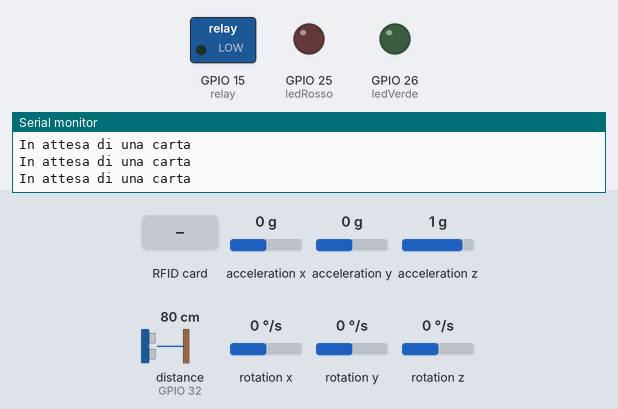
A sketch run on a simulated ESP32. Parts: switched loads named in the sketch (green lamp = pin HIGH), output pins drawn as LEDs (lit = HIGH), the last lines printed to the serial monitor. Dashed ring = blinking. Inputs (shaded band) come from the test bench; at power-on: acceleration x 0 g, acceleration y 0 g, acceleration z 1 g, distance to the obstacle (sensor on GPIO 32) 80 cm, rotation x 0 °/s, rotation y 0 °/s, rotation z 0 °/s. The echo pulse lasts 58.3 µs per cm; pins used as bus, display or sensor lines are not drawn.

Above: at 5.3 s.
5.4 s: RFID card FD 40 46 05 held to the reader
At 6.5 s:
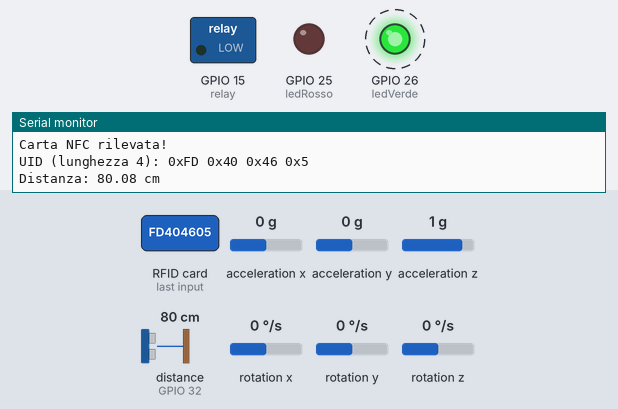
At 7.0 s:
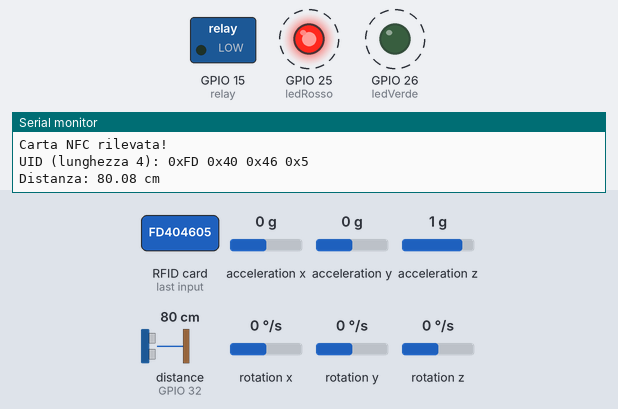
8.4 s: RFID card A5 DD 9B 02 held to the reader
11.4 s: RFID card 4D 9A DA 03 held to the reader
Timing chart, 0 to 18.1 s (numbered marks = the images above; inputs shaded):
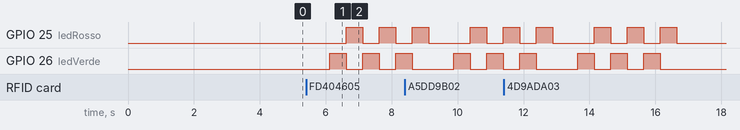

Measured:
- after the input at 5.4 s, GPIO 25 (ledRosso): alternates HIGH for 0.50 s and LOW for 0.50 s, starting after 1.2 s; GPIO 26 (ledVerde): alternates HIGH for 0.50 s and LOW for 0.50 s, starting after 0.72 s

The sketch:

lettoreNFC.ino
```cpp
#include <Wire.h>
#include <Adafruit_PN532.h>
#include <MPU6050_tockn.h>
#include <NewPing.h>
#include "DHTesp.h"
#include <Stepper.h>


// Pin I2C
#define SDA_PIN 21
#define SCL_PIN 22

// Pin per vari sensori
#define echo 32
#define trigger 33
#define ledVerde 26
#define ledRosso 25
#define relay 15
#define dhtPin 14
#define dhtPower 35

DHTesp dht;
unsigned long ultimaLetturaDHT = 0;
const unsigned long intervallo_lettura = 600000; // 10 minuti
float temperatura = 20.0; // Valore di default

// Stato
bool bloccato = false;

// SENSORI
NewPing sonar(trigger, echo, 200);
MPU6050 mpu6050(Wire);
Adafruit_PN532 nfc(SDA_PIN, SCL_PIN);

int erroriConsec = 0;
float accX_offset = 0.0;
int16_t ax;

// Numero di carte salvate
const int NUM_CARTE = 4;
const int UID_LENGTH = 4;

uint8_t carteRiconosciute[NUM_CARTE][UID_LENGTH] = {
  { 0xFD, 0x40, 0x46, 0x05 },
  { 0xA5, 0xDD, 0x9B, 0x02 },
  { 0x4D, 0x9A, 0xDA, 0x03 },
  { 0xA5, 0x8B, 0x44, 0x05 }
};

void setup(void) {
  Serial.begin(115200);

  configuraPin();

  // Inizializza bus I2C
  Wire.begin(SDA_PIN, SCL_PIN);

  // Inizializzazione DHT
  dht.setup(dhtPin, DHTesp::DHT11);

  // Inizializzazione giroscopio
  mpu6050.begin();
  mpu6050.calcGyroOffsets(true);

  Serial.println("Calibrazione asse X in corso... Tieni il sensore fermo.");
  accX_offset = calibraAccX();

  Serial.println("Inizializzazione del lettore NFC (PN532)...");
  nfc.begin();

  uint32_t versiondata = nfc.getFirmwareVersion();
  if (!versiondata) {
    Serial.print("Errore: non trovo un modulo PN532!");
    while (1);
  }

  Serial.println("Trovato chip PN5");
  nfc.SAMConfig();
  Serial.println("In attesa di una carta NFC...");
}

void configuraPin() {
  pinMode(relay, OUTPUT);
  pinMode(echo, INPUT);
  pinMode(trigger, OUTPUT);
  pinMode(ledRosso, OUTPUT);
  pinMode(ledVerde, OUTPUT);
  pinMode(dhtPin, INPUT);
  pinMode(dhtPower, OUTPUT);
}


void loop(void) {
  leggiUmidita();
  controllaMovimentoEOstacolo();
  gestisciLetturaCartaNFC();
  delay(50);
}

void leggiUmidita(){
  unsigned long tempo = millis();

  if(tempo - ultimaLetturaDHT >= intervallo_lettura){
    digitalWrite(dhtPower, HIGH);
    temperatura = dht.getTemperature();

    if(isnan(temperatura)){
      temperatura = 20;
    }
  }
  digitalWrite(dhtPower, LOW);
}


//controlla che nulla sia in mezzo al cancello, nel caso di un ostacolo blocca
void controllaMovimentoEOstacolo() {
  if (!bloccato && inMovimento(accX_offset) && ostacolo()) {
    blocca();
  }
}

void gestisciLetturaCartaNFC() {
  uint8_t uid[7];
  uint8_t uidLength;

  Serial.println("In attesa di una carta");
  uint8_t success = nfc.readPassiveTargetID(PN532_MIFARE_ISO14443A, uid, &uidLength, 100);

  if (success) {
    stampaDatiCarta(uid, uidLength);
    delay(700);

    bool accettata = trovaCarta(uid, uidLength);

    if (accettata) {
      gestisciCartaAccettata();
    } else {
      cartaRifiutata();
    }
  }
}

void gestisciCartaAccettata() {
  if (ostacolo()) {
    if (inMovimento(accX_offset)) {
      blocca();  // cancello si sta muovendo --> blocca subito
    } else {
      lampeggia();  // rilevato ostacolo con cancello fermo --> segnala
      Serial.println("sto lampeggiando");
    }
  } else {
    cartaAccettata();
  }
}

// carta rifiutata dopo 3 errori di fila il sistema si blocca per 1 min
void cartaRifiutata() {
  Serial.println("Carta Rifiutata!!");
  digitalWrite(ledRosso, HIGH);

  erroriConsec++;
  if (erroriConsec == 3) {
    Serial.print("Terzo errore riprovare tra 1 min");
    delay(60000);  // Attende un minuto dopo 3 errori consecutivi
  }
  delay(500);

  digitalWrite(ledRosso, LOW);
}

//quando la carta viene accettata fa aprire il cancello
void cartaAccettata() {
  bloccato = false;
  Serial.println("carta accettata");
  erroriConsec = 0;
  digitalWrite(ledVerde, HIGH);

  digitalWrite(relay, HIGH);
  delay(100);
  digitalWrite(relay, LOW);
  delay(100);

  digitalWrite(ledVerde, LOW);
}

//blocca il cancello attivando il rele
void blocca() {
  bloccato = true;
  digitalWrite(relay, HIGH);
  delay(100);
  digitalWrite(relay, LOW);
  delay(100);
}

//controlla se il cancello si sta aprendo/chiudendo
boolean inMovimento(float accX_offset) {
  mpu6050.update();
  float accX_corrected = mpu6050.getAccX() - accX_offset;

  return accX_corrected > 0.3 || accX_corrected < -0.3;
}

//lampeggio causato da un ostacolo
void lampeggia() {
  for (int i = 0; i < 3; i++) {
    digitalWrite(ledVerde, HIGH);
    delay(500);
    digitalWrite(ledVerde, LOW);
    digitalWrite(ledRosso, HIGH);
    delay(500);
    digitalWrite(ledRosso, LOW);
  }
}

bool ostacolo() {
  digitalWrite(trigger, LOW);
  delayMicroseconds(2);
  digitalWrite(trigger, HIGH);
  delayMicroseconds(10);
  digitalWrite(trigger, LOW);

  long durata = pulseIn(echo, HIGH, 25000);

  float vSuono = 331.4 + 0.6 * temperatura;
  float distanza = durata * vSuono / 20000.0;


  Serial.print("Distanza: ");
  Serial.print(distanza);
  Serial.println(" cm");

  return distanza > 0 && distanza < 90;
}

void stampaDatiCarta(uint8_t uid[], uint8_t uidLength) {
  Serial.println("\nCarta NFC rilevata!");
  Serial.print("UID (lunghezza ");
  Serial.print(uidLength, DEC);
  Serial.print("): ");

  for (uint8_t i = 0; i < uidLength; i++) {
    Serial.print("0x");
    Serial.print(uid[i], HEX);
    Serial.print(" ");
  }
  Serial.println();
}

//cerca carte nell'array
bool trovaCarta(uint8_t uid[], uint8_t uidLength) {
  if (uidLength == UID_LENGTH) {
    for (uint8_t i = 0; i < NUM_CARTE; i++) {
      bool match = true;
      for (uint8_t j = 0; j < UID_LENGTH; j++) {
        if (uid[j] != carteRiconosciute[i][j]) {
          match = false;
          break;
        }
      }

      if (match) {
        return true;
        break;
      }
    }
  }
  return false;
}


//calibrazione dell'acceleromtero
float calibraAccX() {
  float somma = 0;
  const int N = 100;
  for (int i = 0; i < N; i++) {
    mpu6050.update();
    somma += mpu6050.getAccX();
    delay(10);
  }
  return somma / N;
}
```
